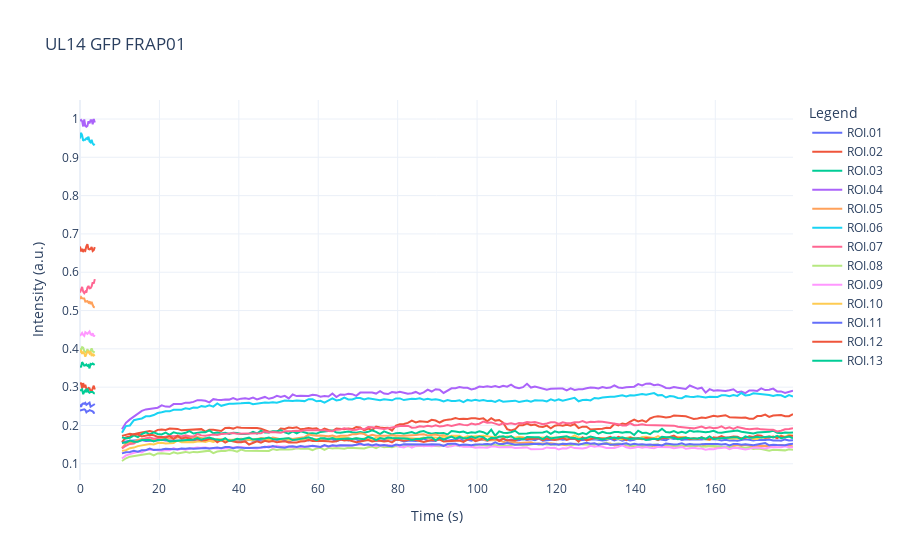

Here is the notebook cell this chart was saved with:
### Code cell
# plot all csvs in the same folder

for file in all_csvs:
    frap_plot(file)

### Figure 1 — Plotly figure (JSON) as saved in the notebook; plotly's stock layout.template omitted (floating-point values rounded to 4 significant figures; data arrays with more than 128 entries replaced by an {"elided": "..."} marker saying what was removed)
{"data": [{"mode": "lines", "name": "ROI.01", "type": "scatter", "x": {"elided": "210 float values"}, "y": {"elided": "210 float values"}}, {"mode": "lines", "name": "ROI.02", "type": "scatter", "x": {"elided": "210 float values"}, "y": {"elided": "210 float values"}}, {"mode": "lines", "name": "ROI.03", "type": "scatter", "x": {"elided": "210 float values"}, "y": {"elided": "210 float values"}}, {"mode": "lines", "name": "ROI.04", "type": "scatter", "x": {"elided": "210 float values"}, "y": {"elided": "210 float values"}}, {"mode": "lines", "name": "ROI.05", "type": "scatter", "x": {"elided": "210 float values"}, "y": {"elided": "210 float values"}}, {"mode": "lines", "name": "ROI.06", "type": "scatter", "x": {"elided": "210 float values"}, "y": {"elided": "210 float values"}}, {"mode": "lines", "name": "ROI.07", "type": "scatter", "x": {"elided": "210 float values"}, "y": {"elided": "210 float values"}}, {"mode": "lines", "name": "ROI.08", "type": "scatter", "x": {"elided": "210 float values"}, "y": {"elided": "210 float values"}}, {"mode": "lines", "name": "ROI.09", "type": "scatter", "x": {"elided": "210 float values"}, "y": {"elided": "210 float values"}}, {"mode": "lines", "name": "ROI.10", "type": "scatter", "x": {"elided": "210 float values"}, "y": {"elided": "210 float values"}}, {"mode": "lines", "name": "ROI.11", "type": "scatter", "x": {"elided": "210 float values"}, "y": {"elided": "210 float values"}}, {"mode": "lines", "name": "ROI.12", "type": "scatter", "x": {"elided": "210 float values"}, "y": {"elided": "210 float values"}}, {"mode": "lines", "name": "ROI.13", "type": "scatter", "x": {"elided": "210 float values"}, "y": {"elided": "210 float values"}}], "layout": {"legend": {"title": {"text": "Legend"}}, "title": {"text": "UL14 GFP FRAP01"}, "xaxis": {"title": {"text": "Time (s)"}}, "yaxis": {"title": {"text": "Intensity (a.u.)"}}}}
